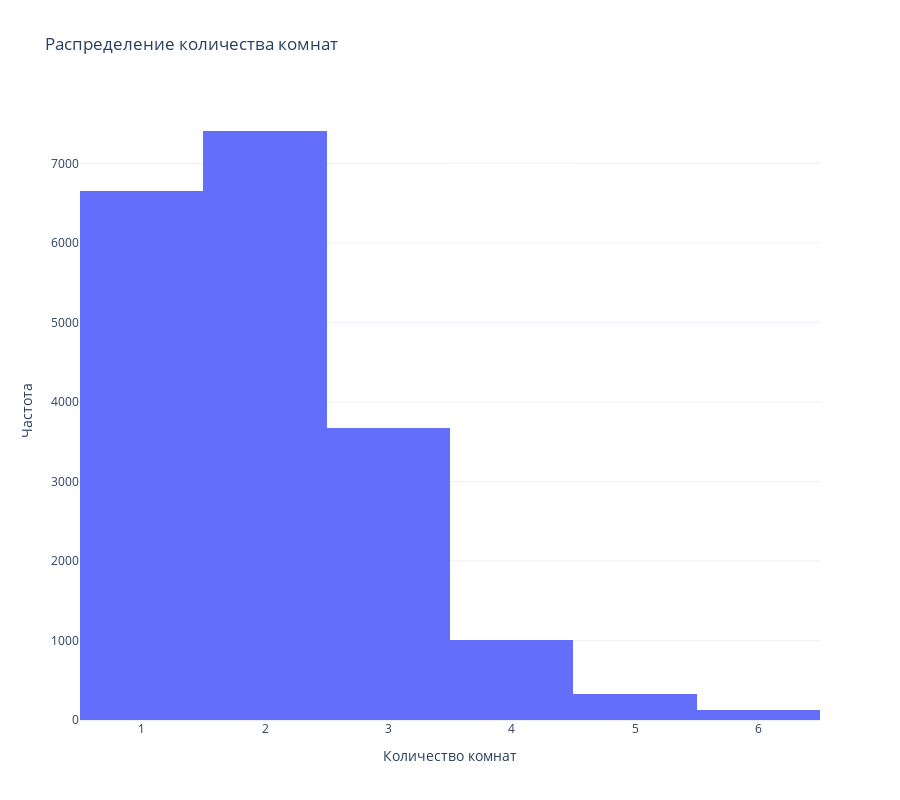

The code cell stored with this chart in its notebook:
### Markdown cell above
## Распределение количества комнат

### Code cell
fig = px.histogram(
    data_df,
    x='count_room',
    title='Распределение количества комнат',
    labels={'count_room': 'Количество комнат'},
    nbins=10
)

fig.update_layout(xaxis_title="Количество комнат", yaxis_title="Частота", height=800)
fig.show()

### Figure 1 — Plotly figure (JSON) as saved in the notebook; plotly's stock layout.template omitted (floating-point values rounded to 4 significant figures; data arrays with more than 128 entries replaced by an {"elided": "..."} marker saying what was removed)
{"data": [{"bingroup": "x", "hovertemplate": "Количество комнат=%{x}<br>count=%{y}<extra></extra>", "legendgroup": "", "marker": {"color": "#636efa", "pattern": {"shape": ""}}, "name": "", "nbinsx": 10, "orientation": "v", "showlegend": false, "type": "histogram", "x": {"elided": "19737 float values"}, "xaxis": "x", "yaxis": "y"}], "layout": {"barmode": "relative", "height": 800, "legend": {"tracegroupgap": 0}, "title": {"text": "Распределение количества комнат"}, "xaxis": {"anchor": "y", "domain": [0, 1], "title": {"text": "Количество комнат"}}, "yaxis": {"anchor": "x", "domain": [0, 1], "title": {"text": "Частота"}}}}
